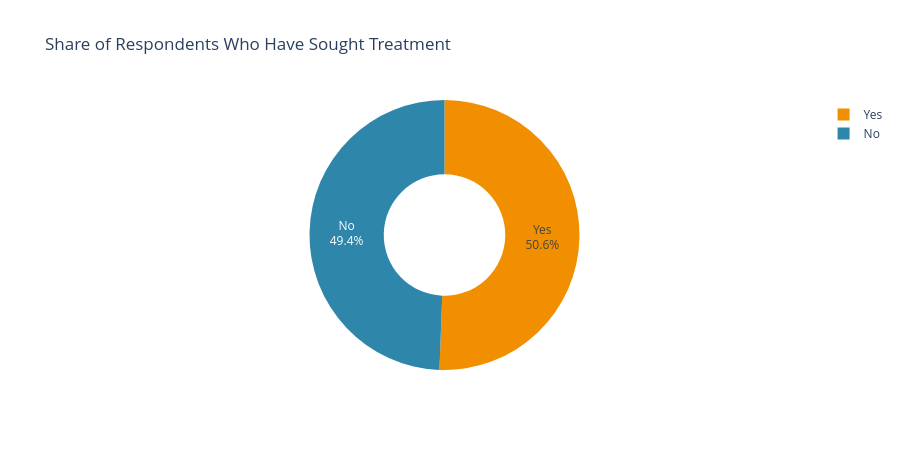

Notebook source saved alongside this figure:
### Markdown cell above
#### 📈 Chart - 3 - Overall Treatment-Seeking Rate

### Code cell
treat_counts = df_clean['treatment'].value_counts().reset_index()
treat_counts.columns = ['Treatment', 'Count']
fig = px.pie(treat_counts, names='Treatment', values='Count', hole=0.45,
             color_discrete_sequence=['#F18F01', '#2E86AB'],
             title='Share of Respondents Who Have Sought Treatment')
fig.update_traces(textinfo='percent+label')
fig.update_layout(template='plotly_white', height=450)
fig.show()

### Figure 1 — Plotly figure (JSON) as saved in the notebook; plotly's stock layout.template omitted (floating-point values rounded to 4 significant figures)
{"data": [{"domain": {"x": [0, 1], "y": [0, 1]}, "hole": 0.45, "hovertemplate": "Treatment=%{label}<br>Count=%{value}<extra></extra>", "labels": ["Yes", "No"], "legendgroup": "", "name": "", "showlegend": true, "textinfo": "percent+label", "type": "pie", "values": [637, 622]}], "layout": {"height": 450, "legend": {"tracegroupgap": 0}, "piecolorway": ["#F18F01", "#2E86AB"], "title": {"text": "Share of Respondents Who Have Sought Treatment"}}}
